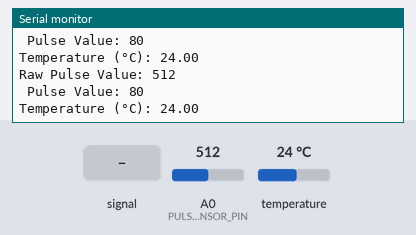
A sketch run on a simulated ESP8266 (NodeMCU). On the bench: the last lines printed to the serial monitor. The inputs (shaded band) are chosen by the test bench; at power-on: temperature 24 °C, A0 (PULSE_SENSOR_PIN) = 512.

Above: at 2.6 s.
2.7 s: A0 (PULSE_SENSOR_PIN) fed a 200 Hz sine of ±81 counts around its level
At 4.0 s:
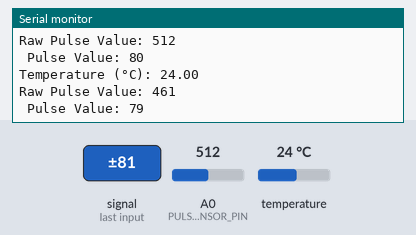
5.1 s: temperature set to 12 °C
At 6.9 s:
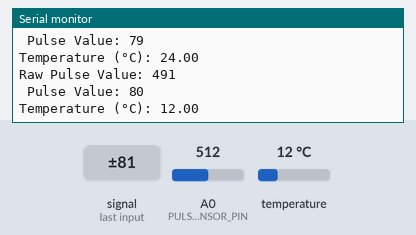
7.5 s: A0 (PULSE_SENSOR_PIN) set to 716
At 8.2 s:
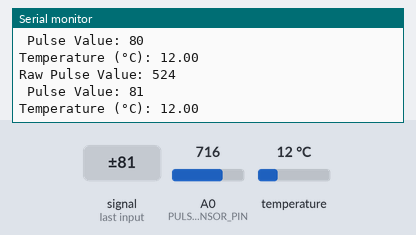
9.9 s: A0 (PULSE_SENSOR_PIN) fed a 1000 Hz sine of ±255 counts around its level
At 11.2 s:
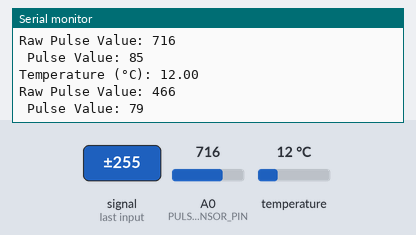
12.3 s: temperature set to 19 °C
At 14.0 s:
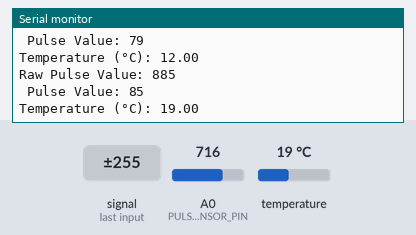
14.7 s: A0 (PULSE_SENSOR_PIN) set to 900
At 15.7 s:
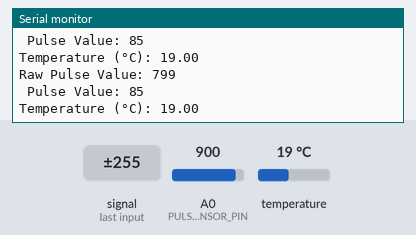
Timing chart, 0 to 17.7 s (numbered marks = the images above; inputs shaded):
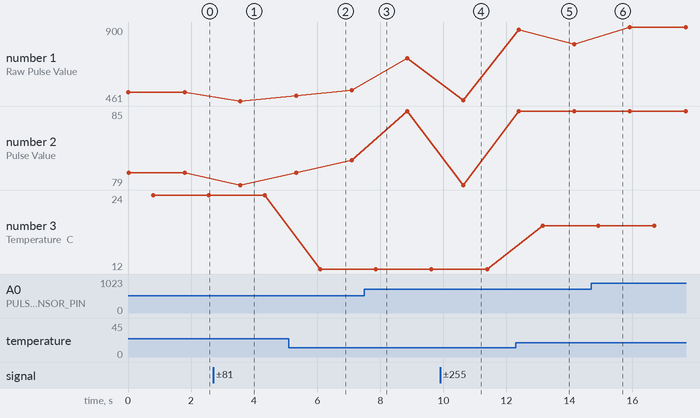

Measured:
- after the input at 2.7 s, the serial monitor: prints a new line after 0.87 s (image 1)
- after the input at 5.1 s, the serial monitor: prints a new line after 1.0 s (image 2)
- after the input at 9.9 s, the serial monitor: prints a new line after 0.73 s (image 4)
- after the input at 12.3 s, the serial monitor: prints a new line after 0.86 s (image 5)
- plotted number 1: 512 → 461 after the input at 2.7 s, 524 → 716 after the input at 7.5 s, 716 → 466 after the input at 9.9 s, 799 → 900 after the input at 14.7 s
- plotted number 2: 80 → 79 after the input at 2.7 s, 81 → 85 after the input at 7.5 s, 85 → 79 after the input at 9.9 s
- plotted number 3: 24 → 12 after the input at 5.1 s, 12 → 19 after the input at 12.3 s

The sketch:

C25FT267.ino
```cpp
#include <OneWire.h>
#include <DallasTemperature.h>

// Define pins
#define PULSE_SENSOR_PIN A0    // Pulse sensor connected to analog pin A0
#define DS18B20_PIN D4         // DS18B20 data pin connected to digital pin D4

// Variables for Pulse Sensor
int pulseValueRaw = 0;
int pulseValueMasked = 0;

// OneWire and DallasTemperature for DS18B20
OneWire oneWire(DS18B20_PIN);
DallasTemperature sensors(&oneWire);

void setup() {
  // Start serial communication
  Serial.begin(9600);

  // Start DS18B20 sensor
  sensors.begin();

  Serial.println("NodeMCU Pulse and Temperature Sensor Readings");
}

void loop() {
  // --- Pulse Sensor Reading ---
  pulseValueRaw = analogRead(PULSE_SENSOR_PIN); // Raw value from pulse sensor

  // Debug: Print raw sensor value
  Serial.print("Raw Pulse Value: ");
  Serial.println(pulseValueRaw);

  if (pulseValueRaw < 10) { // Threshold for "no input" (adjust if needed)
    pulseValueMasked = 0; // No input, display 0
  } else {
    pulseValueMasked = map(pulseValueRaw, 300, 700, 75, 85); // Map raw range to 75-85
    pulseValueMasked = constrain(pulseValueMasked, 75, 85); // Ensure within range
  }

  Serial.print(" Pulse Value: ");
  Serial.println(pulseValueMasked);

  // --- DS18B20 Temperature Reading ---
  sensors.requestTemperatures(); // Send the command to get temperatures
  float temperatureC = sensors.getTempCByIndex(0);
  Serial.print("Temperature (°C): ");
  Serial.println(temperatureC);

  // --- Delay for readability ---
  delay(1000); // Adjust delay as needed
}
```
